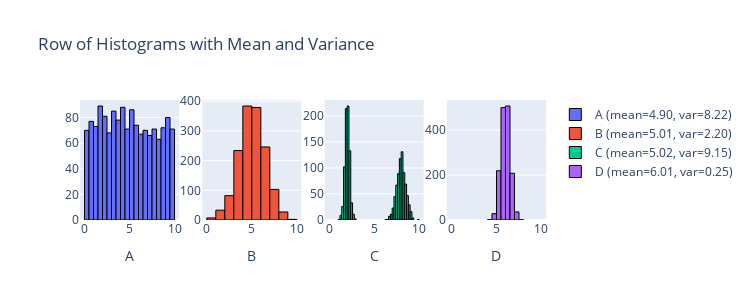

This figure's notebook cell:
### Markdown cell above
4.
1)A and C have similar means and similar variances
2)B and C hav similar means but different variances
3)I can't find two datasets with similar variances but different means
4)A and D have different means and different variances
chat log link: https://chatgpt.com/share/66f61c27-ae48-8003-acbf-c800f92c621c

### Code cell
import numpy as np
import pandas as pd
from scipy import stats
import plotly.graph_objects as go
from plotly.subplots import make_subplots

# Generate data
n = 1500
data1 = stats.uniform.rvs(0, 10, size=n)
data2 = stats.norm.rvs(5, 1.5, size=n)
data3 = np.r_[stats.norm.rvs(2, 0.25, size=int(n/2)), stats.norm.rvs(8, 0.5, size=int(n/2))]
data4 = stats.norm.rvs(6, 0.5, size=n)

# Convert to pandas DataFrame for easier operations
df = pd.DataFrame({
    'A': data1,
    'B': data2,
    'C': data3,
    'D': data4
})

# Calculate mean and variance (with degrees of freedom = 1 for unbiased variance)
mean_A = df['A'].mean()
var_A = df['A'].var(ddof=1)

mean_B = df['B'].mean()
var_B = df['B'].var(ddof=1)

mean_C = df['C'].mean()
var_C = df['C'].var(ddof=1)

mean_D = df['D'].mean()
var_D = df['D'].var(ddof=1)

# Create subplots
fig = make_subplots(rows=1, cols=4)

# Add histograms for each dataset
fig.add_trace(go.Histogram(x=data1, name=f'A (mean={mean_A:.2f}, var={var_A:.2f})', nbinsx=30, marker=dict(line=dict(color='black', width=1))), row=1, col=1)
fig.add_trace(go.Histogram(x=data2, name=f'B (mean={mean_B:.2f}, var={var_B:.2f})', nbinsx=15, marker=dict(line=dict(color='black', width=1))), row=1, col=2)
fig.add_trace(go.Histogram(x=data3, name=f'C (mean={mean_C:.2f}, var={var_C:.2f})', nbinsx=45, marker=dict(line=dict(color='black', width=1))), row=1, col=3)
fig.add_trace(go.Histogram(x=data4, name=f'D (mean={mean_D:.2f}, var={var_D:.2f})', nbinsx=15, marker=dict(line=dict(color='black', width=1))), row=1, col=4)

# Update layout and axis labels
fig.update_layout(height=300, width=750, title_text="Row of Histograms with Mean and Variance")
fig.update_xaxes(title_text="A", row=1, col=1)
fig.update_xaxes(title_text="B", row=1, col=2)
fig.update_xaxes(title_text="C", row=1, col=3)
fig.update_xaxes(title_text="D", row=1, col=4)
fig.update_xaxes(range=[-0.5, 10.5])

# Standardize bin range for all histograms
for trace in fig.data:
    trace.xbins = dict(start=0, end=10)

# Show the figure
fig.show()  # Use fig.show(renderer="png") for GitHub/MarkUs submissions

### Figure 1 — Plotly figure (JSON) as saved in the notebook; plotly's stock layout.template omitted (floating-point values rounded to 4 significant figures; data arrays with more than 128 entries replaced by an {"elided": "..."} marker saying what was removed)
{"data": [{"marker": {"line": {"color": "black", "width": 1}}, "name": "A (mean=4.90, var=8.22)", "nbinsx": 30, "type": "histogram", "x": {"elided": "1500 float values"}, "xaxis": "x", "xbins": {"end": 10, "start": 0}, "yaxis": "y"}, {"marker": {"line": {"color": "black", "width": 1}}, "name": "B (mean=5.01, var=2.20)", "nbinsx": 15, "type": "histogram", "x": {"elided": "1500 float values"}, "xaxis": "x2", "xbins": {"end": 10, "start": 0}, "yaxis": "y2"}, {"marker": {"line": {"color": "black", "width": 1}}, "name": "C (mean=5.02, var=9.15)", "nbinsx": 45, "type": "histogram", "x": {"elided": "1500 float values"}, "xaxis": "x3", "xbins": {"end": 10, "start": 0}, "yaxis": "y3"}, {"marker": {"line": {"color": "black", "width": 1}}, "name": "D (mean=6.01, var=0.25)", "nbinsx": 15, "type": "histogram", "x": {"elided": "1500 float values"}, "xaxis": "x4", "xbins": {"end": 10, "start": 0}, "yaxis": "y4"}], "layout": {"height": 300, "title": {"text": "Row of Histograms with Mean and Variance"}, "width": 750, "xaxis": {"anchor": "y", "domain": [0, 0.2125], "range": [-0.5, 10.5], "title": {"text": "A"}}, "xaxis2": {"anchor": "y2", "domain": [0.2625, 0.475], "range": [-0.5, 10.5], "title": {"text": "B"}}, "xaxis3": {"anchor": "y3", "domain": [0.525, 0.7375], "range": [-0.5, 10.5], "title": {"text": "C"}}, "xaxis4": {"anchor": "y4", "domain": [0.7875, 1], "range": [-0.5, 10.5], "title": {"text": "D"}}, "yaxis": {"anchor": "x", "domain": [0, 1]}, "yaxis2": {"anchor": "x2", "domain": [0, 1]}, "yaxis3": {"anchor": "x3", "domain": [0, 1]}, "yaxis4": {"anchor": "x4", "domain": [0, 1]}}}
